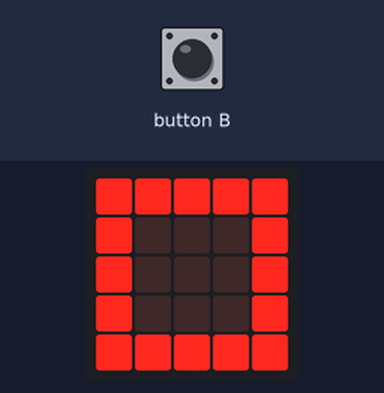
Simulated run of this program. Board: BBC micro:bit (MakeCode). Shown: the board's 5×5 LED display. The inputs (shaded band) are chosen by the test bench.

Above: at 5.0 s.
5.1 s: button B pressed for 0.15 s
At 6.5 s:
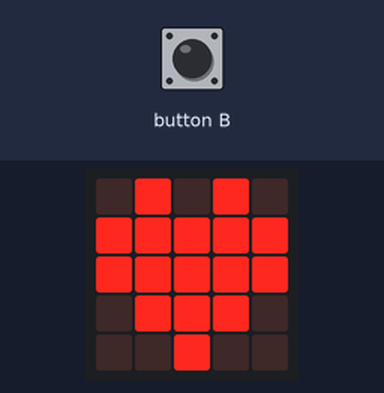
Timing chart, 0 to 8.1 s (numbered marks = the images above; inputs shaded):
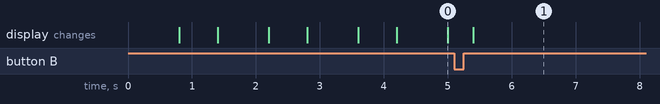

The program:

main.ts
```typescript
input.onButtonPressed(Button.B, function () {
    taste_b_gedrueckt = 1
    basic.showIcon(IconNames.Heart)
    basic.pause(1000)
})
let taste_b_gedrueckt = 0
taste_b_gedrueckt = 0
while (taste_b_gedrueckt == 0) {
    basic.showIcon(IconNames.Square)
    basic.pause(200)
    basic.showLeds(`
        . . . . .
        . . . . .
        . . . . .
        . . . . .
        . . . . .
        `)
    basic.pause(200)
}
basic.forever(function () {

})
```

test.ts
```typescript
// Hier kann man Tests durchführen; diese Datei wird nicht kompiliert, wenn dieses Paket als Erweiterung verwendet wird.
```

Measured:
- after the input at 5.1 s, the display: changes after 0.30 s (image 1)
- what the display in image 0 shows lasts 0.8 s, from 4.2 s to 5.0 s
